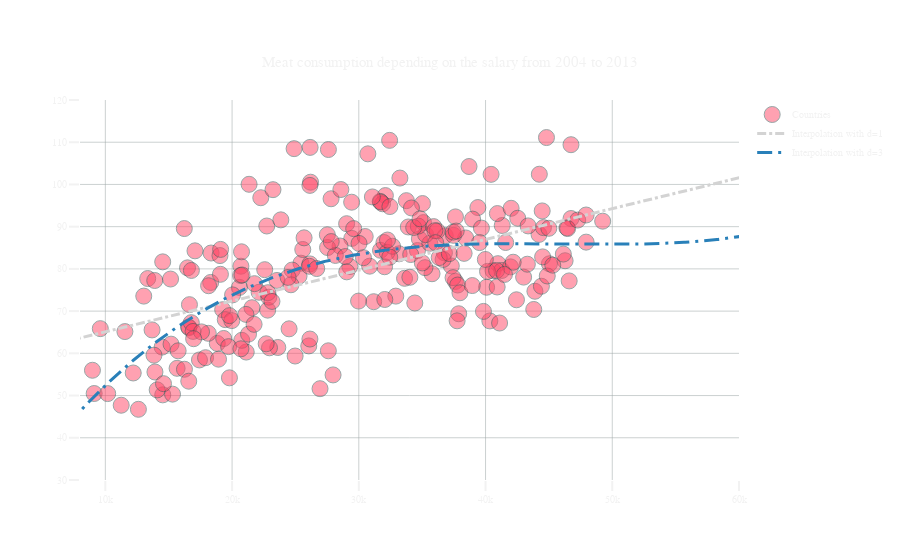

Notebook cell for this chart:
### Code cell
countries_both_nLUX_all = []
for i in range(10):
    countries_both_nLUX_all+=countries_both_nLUX
fig3 = go.Figure()
fig3.add_trace(go.Scatter(y=y, x=x, mode='markers', 
            marker=dict(
                opacity=0.5,
                size=16,
                color='#FF4464',
                line=dict(
                width=1,
                color='DarkSlateGrey')), name='Countries', text=countries_both_nLUX_all),)

#fig3.add_trace(go.Scatter(x = t[:,0],y = yt2[:,0], name='Interpolation with d=2', marker_color = 'red', opacity=1,line=dict(color='firebrick', width=3, dash='dash')))
fig3.add_trace(go.Scatter(x = t[:,0],y = yt1[:,0], name='Interpolation with d=1', marker_color = 'red', opacity=1,line=dict(color='LightGrey', width=3, dash='dashdot'), visible=True))
fig3.add_trace(go.Scatter(x = t[:,0],y = yt3[:,0], name='Interpolation with d=3', marker_color = 'red', opacity=1,line=dict(color='#2980b9 ', width=3, dash='longdashdot')))
#fig3.add_trace(go.Scatter(x = t[:,0],y = yt4[:,0], name='Interpolation with d=4', marker_color = 'red', opacity=1,line=dict(color='dodgerblue', width=3, dash='solid')))
fig3.update_xaxes(range=[8000, 60000])
fig3.update_yaxes(range=[30, 120])
fig3.update_layout(title={
        'text': "Meat consumption depending on the salary from 2004 to 2013",
        'y':0.9,
        'x':0.5,
        'xanchor': 'center',
        'yanchor': 'top'})

change_config(fig3).show()

### Figure 1 — Plotly figure (JSON) as saved in the notebook; plotly's stock layout.template omitted (floating-point values rounded to 4 significant figures; data arrays with more than 128 entries replaced by an {"elided": "..."} marker saying what was removed)
{"data": [{"marker": {"color": "#FF4464", "line": {"color": "DarkSlateGrey", "width": 1}, "opacity": 0.5, "size": 16}, "mode": "markers", "name": "Countries", "text": {"elided": "240 str values"}, "type": "scatter", "x": {"elided": "240 float values"}, "y": {"elided": "240 float values"}}, {"line": {"color": "LightGrey", "dash": "dashdot", "width": 3}, "marker": {"color": "red"}, "name": "Interpolation with d=1", "opacity": 1, "type": "scatter", "visible": true, "x": {"elided": "1000 float values"}, "y": {"elided": "1000 float values"}}, {"line": {"color": "#2980b9 ", "dash": "longdashdot", "width": 3}, "marker": {"color": "red"}, "name": "Interpolation with d=3", "opacity": 1, "type": "scatter", "x": {"elided": "1000 float values"}, "y": {"elided": "1000 float values"}}], "layout": {"autosize": true, "font": {"color": "#F2F2F2", "family": "Courier", "size": 10}, "paper_bgcolor": "rgba(0, 0, 0, 0)", "plot_bgcolor": "rgba(0, 0, 0, 0)", "title": {"font": {"color": "#F2F2F2", "family": "Courier", "size": 15}, "text": "Meat consumption depending on the salary from 2004 to 2013", "x": 0.5, "xanchor": "center", "y": 0.9, "yanchor": "top"}, "xaxis": {"gridcolor": "rgba(153, 163, 164,0.5)", "range": [8000, 60000], "tickcolor": "#F2F2F2", "ticklen": 10, "ticks": "outside", "tickwidth": 2, "title": {"font": {"color": "#F2F2F2", "family": "Courier", "size": 10}}, "type": "linear"}, "yaxis": {"gridcolor": "rgba(153, 163, 164,0.5)", "range": [30, 120], "tickcolor": "#F2F2F2", "ticklen": 10, "ticks": "outside", "tickwidth": 2, "title": {"font": {"color": "#F2F2F2", "family": "Courier", "size": 10}}, "type": "linear"}}}
